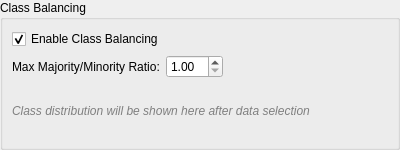
<?xml version="1.0" encoding="UTF-8"?>
<ui version="4.0">
 <class>ClassBalancingWidget</class>
 <widget class="QWidget" name="ClassBalancingWidget">
  <property name="geometry">
   <rect>
    <x>0</x>
    <y>0</y>
    <width>400</width>
    <height>150</height>
   </rect>
  </property>
  <property name="windowTitle">
   <string>Form</string>
  </property>
  <layout class="QVBoxLayout" name="mainLayout">
   <property name="leftMargin">
    <number>0</number>
   </property>
   <property name="topMargin">
    <number>0</number>
   </property>
   <property name="rightMargin">
    <number>0</number>
   </property>
   <property name="bottomMargin">
    <number>0</number>
   </property>
   <item>
    <widget class="QGroupBox" name="groupBox">
     <property name="title">
      <string>Class Balancing</string>
     </property>
     <layout class="QVBoxLayout" name="groupLayout">
      <item>
       <widget class="QCheckBox" name="enableBalancingCheckBox">
        <property name="text">
         <string>Enable Class Balancing</string>
        </property>
        <property name="checked">
         <bool>true</bool>
        </property>
       </widget>
      </item>
      <item>
       <layout class="QHBoxLayout" name="ratioLayout">
        <item>
         <widget class="QLabel" name="ratioLabel">
          <property name="text">
           <string>Max Majority/Minority Ratio:</string>
          </property>
         </widget>
        </item>
        <item>
         <widget class="QDoubleSpinBox" name="ratioSpinBox">
          <property name="toolTip">
           <string>Maximum ratio of majority class samples to minority class samples (e.g., 1.0 means 1:1)</string>
          </property>
          <property name="minimum">
           <double>1.0</double>
          </property>
          <property name="maximum">
           <double>10.0</double>
          </property>
          <property name="singleStep">
           <double>0.1</double>
          </property>
          <property name="value">
           <double>1.0</double>
          </property>
         </widget>
        </item>
        <item>
         <spacer name="horizontalSpacer">
          <property name="orientation">
           <enum>Qt::Horizontal</enum>
          </property>
          <property name="sizeHint" stdset="0">
           <size>
            <width>40</width>
            <height>20</height>
           </size>
          </property>
         </spacer>
        </item>
       </layout>
      </item>
      <item>
       <widget class="QLabel" name="classDistributionLabel">
        <property name="text">
         <string>Class distribution will be shown here after data selection</string>
        </property>
        <property name="wordWrap">
         <bool>true</bool>
        </property>
        <property name="styleSheet">
         <string>QLabel { color: gray; font-style: italic; }</string>
        </property>
       </widget>
      </item>
     </layout>
    </widget>
   </item>
  </layout>
 </widget>
 <resources/>
 <connections/>
</ui> 
